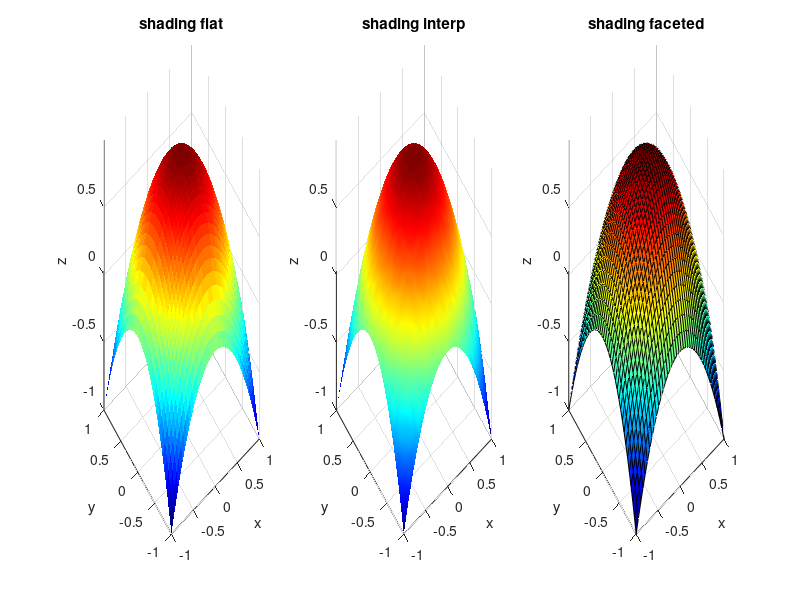

Source code (MATLAB):
% Adomas Grigorovičius LD4 PAPILDOMA 2026-10-11 EDif-25/1 1var.

x = linspace(-1,1,40);
y = x;
[X,Y] = meshgrid(x,y);
Z = 1-(X.^2+Y.^2);

modes = {'flat','interp','faceted'};

figure
for k = 1:3
    subplot(1,3,k)
    surf(X,Y,Z)
    shading(modes{k})
    colormap(jet)
    axis tight
    grid on
    xlabel('x')
    ylabel('y')
    zlabel('z')
    title(['shading ' modes{k}])
end
